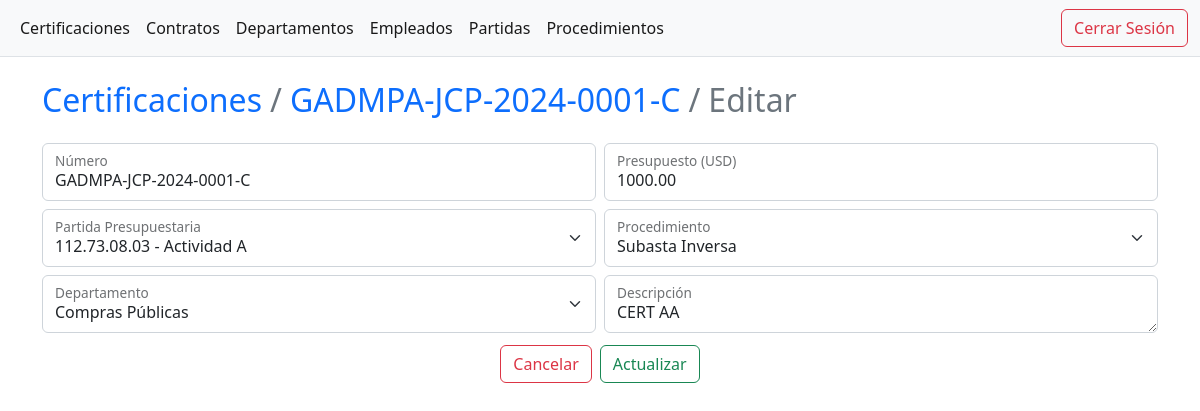
The page /certification/update/4/ (signed in) on the database its author committed.
### apps/certification/models.py (models this page shows, shortened)
class Certification(AuditModel):
    number = models.CharField(max_length=25)
    department = models.ForeignKey(Department, on_delete=models.PROTECT)
    budget_item = models.ForeignKey(BudgetItem, on_delete=models.PROTECT)
    procedure = models.ForeignKey(Procedure, on_delete=models.PROTECT)
    description = models.TextField()
    budget = models.DecimalField(
        max_digits=20, decimal_places=2, validators=[MinValueValidator(0)])
    class Meta:
        ordering = ["number", "budget_item", "description"]
        unique_together = ["number", "budget_item"]

### apps/certification/views.py (the view)
# urls.py: path("update/<int:pk>/", views.update_certification, name="update")
def update_certification(request: HttpRequest, pk: int) -> HttpResponse | HttpResponseRedirect:
    try:
        certification = Certification.objects.get(pk=pk)
    except Certification.DoesNotExist:
        context = {"message": "Certificación no encontrada"}
        return render(request, "certification/list.html", context)
    except Exception as error:
        context = {"Exception": error}
        return render(request, "certification/list.html", context)
    else:
        context = {
            "procedures": Procedure.objects.all(),
            "budget_items": BudgetItem.objects.all(),
            "departments": Department.objects.all(),
            "certification": certification,
        }
    if request.method == "POST":
        certification.number = request.POST.get("number").strip()
        certification.budget = Decimal(request.POST.get("budget"))
        certification.description = request.POST.get("description").strip()
        try:
            certification.budget_item = BudgetItem.objects.get(
                pk=request.POST.get("budget_item"))
        except BudgetItem.DoesNotExist:
            context["message"] = "Partida seleccionada no existente"
            return render(request, "certificaion/update.html", context)
        except Exception as error:
            context["Exception"] = error
            return render(request, "certification/update.html", context)
        else:
            total_certification_budget = Certification.objects.filter(
                budget_item=certification.budget_item).aggregate(models.Sum("budget"))["budget__sum"] or 0
        try:
            certification.department = Department.objects.get(
                pk=request.POST.get("department"))
        except Department.DoesNotExist:
            context["message"] = "Departamento seleccionado no existente"
            return render(request, "certificaion/update.html", context)
        except Exception as error:
            context["Exception"] = error
            return render(request, "certification/update.html", context)
        try:
            certification.procedure = Procedure.objects.get(
                pk=request.POST.get("procedure"))
        except Procedure.DoesNotExist:
            context["message"] = "Procedimiento seleccionado no existente"
            return render(request, "certificaion/update.html", context)
        except Exception as error:
            context["Exception"] = error
            return render(request, "certification/update.html", context)
        if total_certification_budget + certification.budget <= certification.budget_item.budget:
            try:
                certification.save()
            except IntegrityError as error:
                context["IntegrityError"] = error
                return render(request, "certification/update.html", context)
            except Exception as error:
                context["Exception"] = error
                return render(request, "certification/update.html", context)
            else:
                return redirect(reverse_lazy("certification:detail", args=[pk]))
        else:
            context["message"] = "El presupuesto a certificar excede el saldo disponible de la partida"
            return render(request, "certification/update.html", context)
    else:
        return render(request, "certification/update.html", context)

### templates/certification/update.html (shortened to what this page needs)
{% extends 'base.html' %}
{% block body %}
  <ol class="breadcrumb">
    <li class="breadcrumb-item h2" aria-current="page">
      <a class="text-decoration-none" href="{% url 'certification:list' %}">Certificaciones</a>
    </li>
    <li class="breadcrumb-item h2" aria-current="page">
      <a class="text-decoration-none" href="{% url 'certification:detail' certification.pk %}">{{ certification.number }}</a>
    </li>
    <li class="breadcrumb-item h2 active" aria-current="page">Editar</li>
  </ol>
  <form method="POST" class="row g-2">
    <div class="col-md-6 col-12">
      <div class="form-floating">
        <input type="text" class="form-control" id="number" name="number" maxlength="25" value="{{ certification.number }}" required />
        <label for="number">Número</label>
      </div>
    </div>
    <div class="col-md-6 col-8">
      <div class="form-floating">
        <input type="number" class="form-control" id="budget" name="budget" value="{{ certification.budget }}" step="0.01" min="0" required />
        <label for="budget">Presupuesto (USD)</label>
      </div>
    </div>
    <div class="col-md-6 col-12">
      <div class="form-floating">
        <select class="form-select" id="budget_item" name="budget_item">
          {% for budget_item in budget_items %}
            {% if budget_item.pk == certification.budget_item.pk %}
              <option value="{{ budget_item.pk }}" selected>{{ budget_item.number }} - {{ budget_item.activity }}</option>
            {% else %}
              <option value="{{ budget_item.pk }}">{{ budget_item.number }} - {{ budget_item.activity }}</option>
            {% endif %}
          {% endfor %}
        </select>
        <label for="budget_item">Partida Presupuestaria</label>
      </div>
    </div>
    <div class="col-md-6 col-12">
      <div class="form-floating">
        <select class="form-select" id="procedure" name="procedure">
          {% for procedure in procedures %}
            {% if procedure.pk == certification.procedure.pk %}
              <option value="{{ procedure.pk }}" selected>{{ procedure.name }}</option>
            {% else %}
              <option value="{{ procedure.pk }}">{{ procedure.name }}</option>
            {% endif %}
          {% endfor %}
        </select>
        <label for="procedure">Procedimiento</label>
      </div>
    </div>
    <div class="col-md-6 col-12">
      <div class="form-floating">
        <select class="form-select" id="department" name="department">
          {% for department in departments %}
            {% if department.pk == certification.department.pk %}
              <option value="{{ department.pk }}" selected>{{ department.name }}</option>
            {% else %}
              <option value="{{ department.pk }}">{{ department.name }}</option>
            {% endif %}
          {% endfor %}
        </select>
        <label for="department">Departamento</label>
      </div>
    </div>
    <div class="col-md-6 col-12">
      <div class="form-floating">
        <textarea class="form-control" id="description" name="description" rows="3" required>{{ certification.description }}</textarea>
        <label for="description">Descripción</label>
      </div>
    </div>
    <div class="d-flex justify-content-center">
      <a href="{% url 'certification:list' %}" class="btn m-1 btn-outline-danger">Cancelar</a>
      <button type="submit" class="btn m-1 btn-outline-success">Actualizar</button>
    </div>
  </form>
{% endblock %}

### rows shown on the page
Certification: number "GADMPA-JCP-2024-0001-C", budget "1000.00", description "CERT AA"

### other values the page prints
form field budget_item "112.73.08.03 - Actividad A"
form field procedure "Subasta Inversa"
form field department "Compras Públicas"
